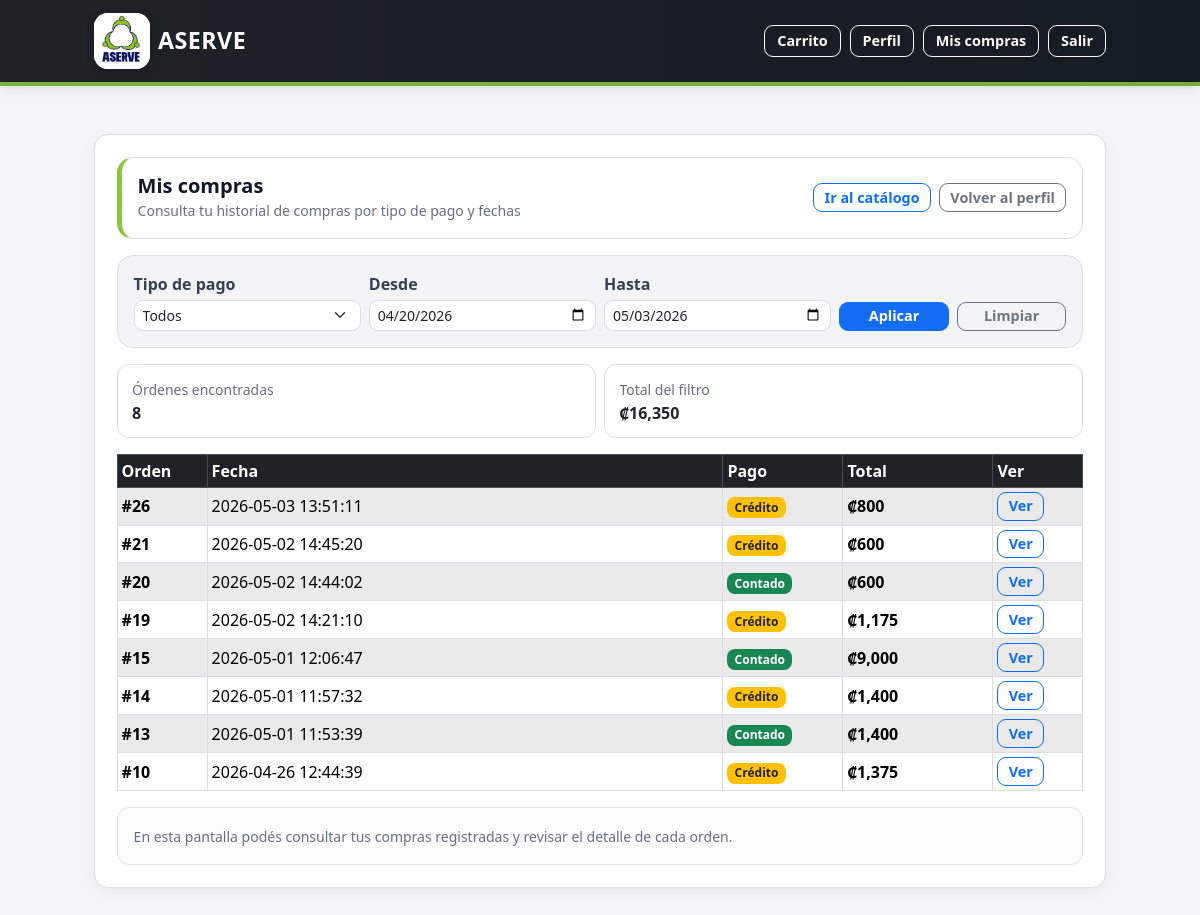
Page /mis-compras (signed in) on the committed database.
### tables this page shows
CREATE TABLE orders (
    id INTEGER PRIMARY KEY AUTOINCREMENT,
    fecha TEXT NOT NULL,
    tipo_usuario TEXT NOT NULL CHECK (tipo_usuario IN ('asociado', 'no_asociado')),
    user_id INTEGER,
    nombre_no_asociado TEXT,
    tipo_pago TEXT NOT NULL CHECK (tipo_pago IN ('contado', 'credito')),
    total REAL NOT NULL CHECK (total >= 0),
    estado TEXT NOT NULL CHECK (estado IN ('pendiente', 'pagada')),
    FOREIGN KEY (user_id) REFERENCES users(id)
);

### app.py (the view)
@app.route("/mis-compras")
def mis_compras():
    if "user_id" not in session:
        flash("Debes iniciar sesión para ver tu historial.", "warning")
        return redirect(url_for("login"))
    user_id = session["user_id"]
    db = get_db()
    pago = (request.args.get("pago") or "").strip().lower()
    pago = pago.replace("é", "e")
    start = (request.args.get("start") or "").strip()
    end = (request.args.get("end") or "").strip()
    hoy = datetime.now().date()
    hace_14 = hoy - timedelta(days=13)
    if not start:
        start = hace_14.strftime("%Y-%m-%d")
    if not end:
        end = hoy.strftime("%Y-%m-%d")
    where = ["o.user_id = ?"]
    params = [user_id]
    if pago in ("contado", "credito"):
        where.append("replace(lower(trim(o.tipo_pago)), 'é', 'e') = ?")
        params.append(pago)
    where.append("date(o.fecha) >= date(?)")
    params.append(start)
    where.append("date(o.fecha) <= date(?)")
    params.append(end)
    where_sql = "WHERE " + " AND ".join(where)
    orders = db.execute(
        f"""
        SELECT
            o.id,
            o.fecha,
            o.tipo_pago,
            o.estado,
            o.total
        FROM orders o
        {where_sql}
        ORDER BY o.id DESC
        """,
        params
    ).fetchall()
    total_rango = sum(float(o["total"]) for o in orders) if orders else 0
    return render_template(
        "mis_compras.html",
        orders=orders,
        pago=pago,
        start=start,
        end=end,
        total_rango=total_rango
    )

### app.py (called while the page is built)
@app.template_filter("crc")
def format_crc(value):
    try:
        return f"₡{float(value):,.0f}"
    except (TypeError, ValueError):
        return "₡0"

def get_db():
    if "db" not in g:
        db_folder = os.path.dirname(app.config["DATABASE"])
        os.makedirs(db_folder, exist_ok=True)
        g.db = sqlite3.connect(app.config["DATABASE"])
        g.db.row_factory = sqlite3.Row
    return g.db

@app.before_request
def proteger_password_temporal():
    if "user_id" not in session:
        return None
    rutas_permitidas = {
        "cambiar_password_temporal",
        "logout",
        "static"
    }
    if request.endpoint in rutas_permitidas:
        return None
    if session.get("password_temporal") == 1:
        flash("Debes cambiar tu contraseña temporal antes de continuar.", "warning")
        return redirect(url_for("cambiar_password_temporal"))
    return None

### templates/mis_compras.html (shortened to what this page needs)
{% extends "base.html" %}
{% block content %}
<div class="card shadow-sm">
  <div class="card-body">
    <div class="mis-compras-header mb-3">
      <div class="d-flex flex-column flex-md-row justify-content-between align-items-start align-items-md-center gap-3">
        <div>
          <h5 class="mb-0">Mis compras</h5>
          <small class="text-muted">
            Consulta tu historial de compras por tipo de pago y fechas
          </small>
        </div>
        <div class="d-flex flex-wrap gap-2">
          <a class="btn btn-outline-primary btn-sm" href="{{ url_for('catalogo') }}">
            Ir al catálogo
          </a>
          <a class="btn btn-outline-secondary btn-sm" href="{{ url_for('perfil') }}">
            Volver al perfil
          </a>
        </div>
      </div>
    </div>
    <div class="mis-compras-filter mb-3">
      <form method="GET" class="row g-2 align-items-end">
        <div class="col-12 col-md-3">
          <label class="form-label mb-1">Tipo de pago</label>
          <select class="form-select form-select-sm" name="pago">
            <option value="" {% if pago == "" %}selected{% endif %}>Todos</option>
          </select>
        </div>
        <div class="col-6 col-md-3">
          <label class="form-label mb-1">Desde</label>
          <input
            type="date"
            class="form-control form-control-sm"
            name="start"
            value="{{ start }}"
          >
        </div>
        <div class="col-6 col-md-3">
          <label class="form-label mb-1">Hasta</label>
          <input
            type="date"
            class="form-control form-control-sm"
            name="end"
            value="{{ end }}"
          >
        </div>
        <div class="col-12 col-md-3 d-flex gap-2">
          <button class="btn btn-primary btn-sm w-100" type="submit">
            Aplicar
          </button>
          <a class="btn btn-outline-secondary btn-sm w-100" href="{{ url_for('mis_compras') }}">
            Limpiar
          </a>
        </div>
      </form>
    </div>
    <div class="row g-2 mb-3">
      <div class="col-12 col-md-6">
        <div class="mis-compras-summary-box">
          <small class="text-muted">Órdenes encontradas</small>
          <div class="fw-bold">
            {{ orders|length }}
          </div>
        </div>
      </div>
      <div class="col-12 col-md-6">
        <div class="mis-compras-summary-box">
          <small class="text-muted">Total del filtro</small>
          <div class="fw-bold">
            {{ total_rango|crc }}
          </div>
        </div>
      </div>
    </div>
    <div class="table-responsive d-none d-md-block">
      <table class="table table-sm table-bordered table-striped align-middle mb-0">
        <thead class="table-dark">
          <tr>
            <th style="width: 90px;">Orden</th>
            <th>Fecha</th>
            <th style="width: 120px;">Pago</th>
            <th style="width: 150px;">Total</th>
            <th style="width: 90px;">Ver</th>
          </tr>
        </thead>
        <tbody>
          {% for o in orders %}
          <tr>
            <td>
              <b>#{{ o.id }}</b>
            </td>
            <td>
              {{ o.fecha }}
            </td>
            <td>
              {% set pago_norm = (o.tipo_pago|string|lower|replace('é','e')|trim) %}
              {% if pago_norm == "credito" %}
                <span class="badge bg-warning text-dark">Crédito</span>
              {% else %}
                <span class="badge bg-success">Contado</span>
              {% endif %}
            </td>
            <td>
              <b>{{ o.total|crc }}</b>
            </td>
            <td>
              <a class="btn btn-outline-primary btn-sm"
                 href="{{ url_for('mis_compras_detalle',
                                  order_id=o.id,
                                  pago=pago,
                                  start=start,
                                  end=end) }}">
                Ver
              </a>
            </td>
          </tr>
          {% else %}
          <tr>
            <td colspan="5" class="text-center text-muted py-4">
              No hay compras registradas para los filtros seleccionados.
            </td>
          </tr>
          {% endfor %}
        </tbody>
      </table>
    </div>
    <div class="alert alert-light border mt-3 mb-0">
      <small class="text-muted">
        En esta pantalla podés consultar tus compras registradas y revisar el detalle de cada orden.
      </small>
    </div>
  </div>
</div>
{% endblock %}

### templates/base.html (style rules this page uses)
:root { --aserve-navy: #07145f; --aserve-blue-dark: #101828; --aserve-green: #8cc63f; --aserve-green-dark: #6aa72f; --aserve-bg: #f4f6f8; --aserve-card: #ffffff; --aserve-border: #d9dee3; --aserve-text: #111827; --aserve-muted: #667085; }
body { min-height: 100vh; background: var(--aserve-bg); color: var(--aserve-text); }
.card { border: 1px solid var(--aserve-border); border-radius: 14px; box-shadow: 0 4px 14px rgba(16, 24, 40, .06) !important; }
.card-body { padding: 1.35rem; }
h1, h2, h3, h4, h5, h6 { color: var(--aserve-text); font-weight: 750; }
.text-muted { color: var(--aserve-muted) !important; }
.btn { border-radius: 9px; font-weight: 600; }
.btn-primary { background-color: #146ef5; border-color: #146ef5; }
.btn-sm { padding: .28rem .65rem; font-size: .9rem; line-height: 1.25; }
.form-control, .form-select { border-radius: 9px; border-color: var(--aserve-border); }
.form-label { font-weight: 600; color: #344054; }
.table { border-color: var(--aserve-border); }
.table thead.table-dark th { background-color: #1f2328 !important; color: #ffffff; border-color: #444b53; font-weight: 700; }
.table td, .table th { vertical-align: middle; }
.table-striped > tbody > tr:nth-of-type(odd) > * { background-color: rgba(16, 24, 40, .035); }
.badge { border-radius: 8px; font-weight: 700; padding: .38em .6em; }
.alert { border-radius: 12px; border-color: var(--aserve-border); }

### templates/mis_compras.html (style rules this page uses)
.mis-compras-header { border: 1px solid #d9dee3; border-left: 5px solid #8cc63f; border-radius: 16px; background: #ffffff; padding: 1rem; }
.mis-compras-filter { border: 1px solid #d9dee3; border-radius: 16px; background: #f3f4f6; padding: 1rem; }
.mis-compras-summary-box { border: 1px solid #d9dee3; border-radius: 12px; background: #ffffff; padding: .75rem .9rem; height: 100%; }
.table b, .mis-compras-mobile-item b { font-weight: 700; }

### rows in the picture
orders: id "26", fecha "2026-05-03 13:51:11", shows "Crédito", total|crc "₡800"
orders: id "21", fecha "2026-05-02 14:45:20", shows "Crédito", total|crc "₡600"
orders: id "20", fecha "2026-05-02 14:44:02", shows "Contado", total|crc "₡600"
orders: id "19", fecha "2026-05-02 14:21:10", shows "Crédito", total|crc "₡1,175"
orders: id "15", fecha "2026-05-01 12:06:47", shows "Contado", total|crc "₡9,000"
orders: id "14", fecha "2026-05-01 11:57:32", shows "Crédito", total|crc "₡1,400"
orders: id "13", fecha "2026-05-01 11:53:39", shows "Contado", total|crc "₡1,400"
orders: id "10", fecha "2026-04-26 12:44:39", shows "Crédito", total|crc "₡1,375"

### other values in the picture
{{ orders|length }} "8"
{{ total_rango|crc }} "₡16,350"
